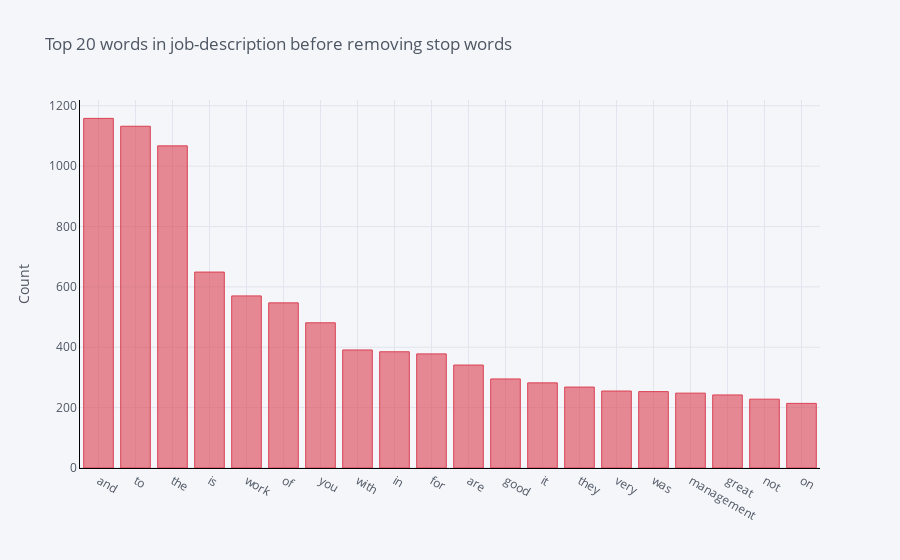

Notebook code for this chart:
### Code cell
# top 20 words in description before removing stop keyword
from sklearn.feature_extraction.text import CountVectorizer

def get_top_n_words(corpus, n=None):
 
    vec = CountVectorizer().fit(corpus)
    bag_of_words = vec.transform(corpus)
    sum_words = bag_of_words.sum(axis=0) 
    words_freq = [(word, sum_words[0, idx]) for word, idx in vec.vocabulary_.items()]
    words_freq =sorted(words_freq, key = lambda x: x[1], reverse=True)
    return words_freq[:n]



common_words = get_top_n_words(df['description'], 20)
# for word, freq in common_words:
#     print(word, freq)
df1 = pd.DataFrame(common_words, columns = ['description' , 'count'])
df1.groupby('description').sum()['count'].sort_values(ascending=False).iplot(
    kind='bar', yTitle='Count', linecolor='black',color='Red', title='Top 20 words in review-description before removing stop words')

### Figure 1 — Plotly figure (JSON) as saved in the notebook; plotly's stock layout.template omitted (floating-point values rounded to 4 significant figures)
{"data": [{"marker": {"color": "rgba(219, 64, 82, 0.6)", "line": {"color": "rgba(219, 64, 82, 1.0)", "width": 1}}, "name": "count", "orientation": "v", "text": "", "type": "bar", "x": ["and", "to", "the", "is", "work", "of", "you", "with", "in", "for", "are", "good", "it", "they", "very", "was", "management", "great", "not", "on"], "y": [1158, 1132, 1067, 649, 570, 547, 481, 391, 385, 378, 341, 295, 282, 268, 255, 253, 248, 242, 228, 214]}], "layout": {"legend": {"bgcolor": "#F5F6F9", "font": {"color": "#4D5663"}}, "paper_bgcolor": "#F5F6F9", "plot_bgcolor": "#F5F6F9", "title": {"font": {"color": "#4D5663"}, "text": "Top 20 words in job-description before removing stop words"}, "xaxis": {"gridcolor": "#E1E5ED", "linecolor": "black", "showgrid": true, "tickfont": {"color": "#4D5663"}, "title": {"font": {"color": "#4D5663"}, "text": ""}, "zerolinecolor": "#E1E5ED"}, "yaxis": {"gridcolor": "#E1E5ED", "linecolor": "black", "showgrid": true, "tickfont": {"color": "#4D5663"}, "title": {"font": {"color": "#4D5663"}, "text": "Count"}, "zerolinecolor": "#E1E5ED"}}}
